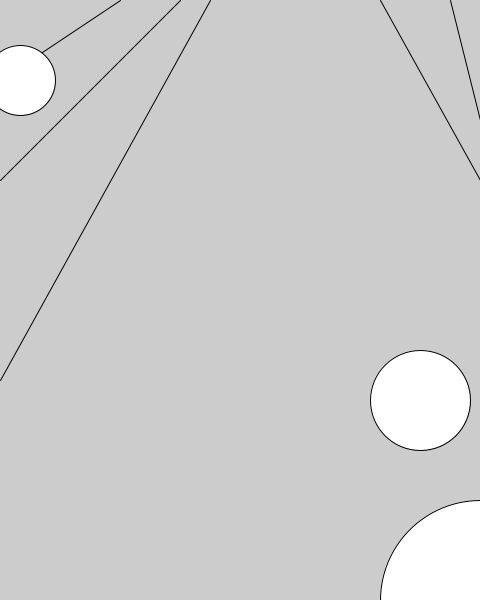
Frame 1 (no input)
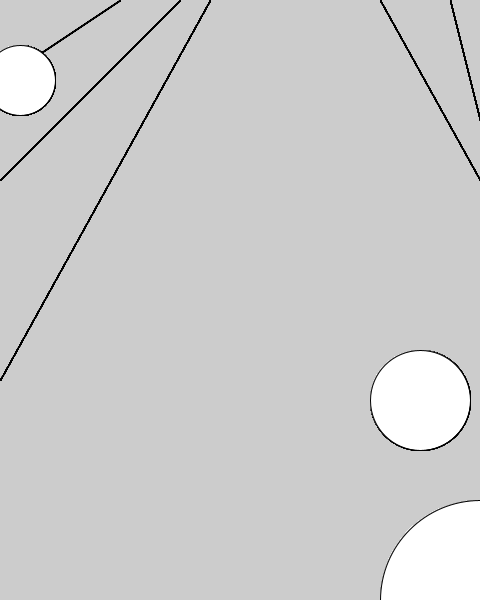
Frame 60 (the mouse pressed at the canvas centre just before this capture)
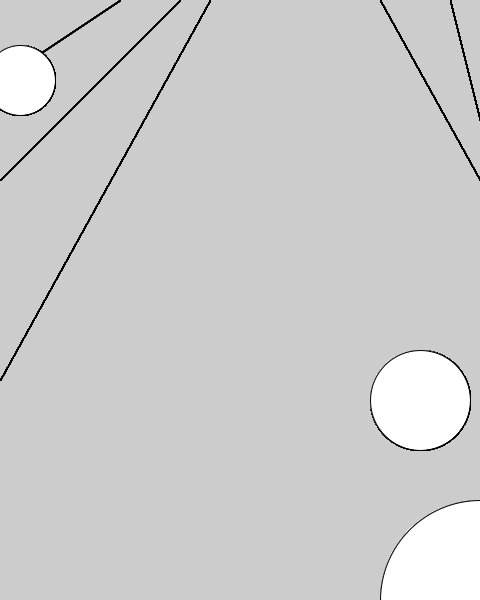
Frame 120 (the mouse held since frame 60 and released just before this capture)

The Processing sketch that drew these frames (run headless with seeded random() and noise(); from frame 60 on, the mouse is pressed at the canvas centre):

// Processing sketch: processing_112412
// ── processing_112412.pde

void setup(){
size(480,600);
smooth();}

void draw(){
line(0,80,120,0);
line(0,180,180,0);
line(0,380,210,0);
line(480,180,380,0);
line(480,120,450,0);
ellipse(480,600,200,200);
ellipse(420,400,100,100);
ellipse(20,80,70,70);
}
